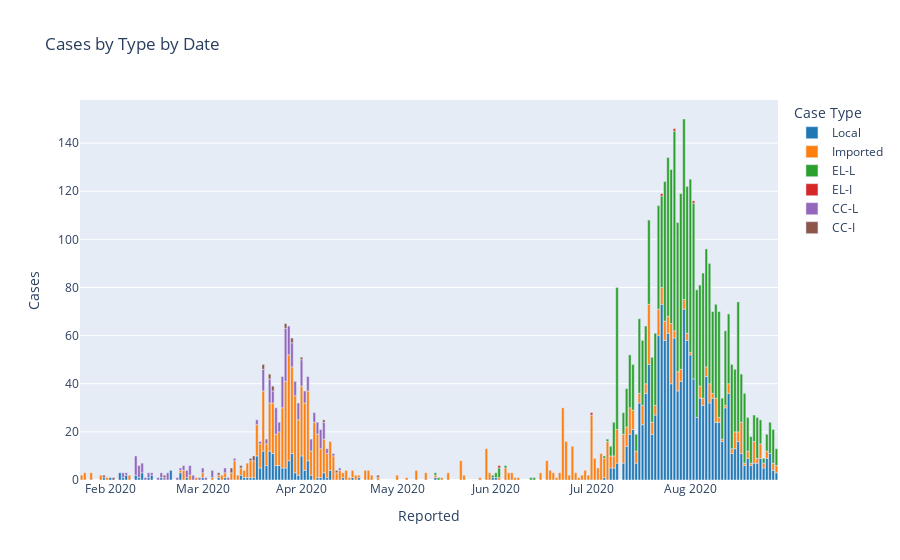

Source (notebook cell):
### Code cell
px.bar(progress.groupby(['Reported', 'Case Type']).size().unstack().iloc[:,::-1], 
       labels={'index': 'Date', 'value': 'Cases'},
       color_discrete_sequence=px.colors.qualitative.D3,
       title='Cases by Type by Date')

### Figure 1 — Plotly figure (JSON) as saved in the notebook; plotly's stock layout.template omitted (floating-point values rounded to 4 significant figures; data arrays with more than 128 entries replaced by an {"elided": "..."} marker saying what was removed)
{"data": [{"alignmentgroup": "True", "hovertemplate": "Case Type=Local<br>Reported=%{x}<br>Cases=%{y}<extra></extra>", "legendgroup": "Local", "marker": {"color": "#1F77B4"}, "name": "Local", "offsetgroup": "Local", "orientation": "v", "showlegend": true, "textposition": "auto", "type": "bar", "x": {"elided": "179 str values"}, "xaxis": "x", "y": {"elided": "179 int values"}, "yaxis": "y"}, {"alignmentgroup": "True", "hovertemplate": "Case Type=Imported<br>Reported=%{x}<br>Cases=%{y}<extra></extra>", "legendgroup": "Imported", "marker": {"color": "#FF7F0E"}, "name": "Imported", "offsetgroup": "Imported", "orientation": "v", "showlegend": true, "textposition": "auto", "type": "bar", "x": {"elided": "179 str values"}, "xaxis": "x", "y": {"elided": "179 int values"}, "yaxis": "y"}, {"alignmentgroup": "True", "hovertemplate": "Case Type=EL-L<br>Reported=%{x}<br>Cases=%{y}<extra></extra>", "legendgroup": "EL-L", "marker": {"color": "#2CA02C"}, "name": "EL-L", "offsetgroup": "EL-L", "orientation": "v", "showlegend": true, "textposition": "auto", "type": "bar", "x": {"elided": "179 str values"}, "xaxis": "x", "y": {"elided": "179 int values"}, "yaxis": "y"}, {"alignmentgroup": "True", "hovertemplate": "Case Type=EL-I<br>Reported=%{x}<br>Cases=%{y}<extra></extra>", "legendgroup": "EL-I", "marker": {"color": "#D62728"}, "name": "EL-I", "offsetgroup": "EL-I", "orientation": "v", "showlegend": true, "textposition": "auto", "type": "bar", "x": {"elided": "179 str values"}, "xaxis": "x", "y": {"elided": "179 int values"}, "yaxis": "y"}, {"alignmentgroup": "True", "hovertemplate": "Case Type=CC-L<br>Reported=%{x}<br>Cases=%{y}<extra></extra>", "legendgroup": "CC-L", "marker": {"color": "#9467BD"}, "name": "CC-L", "offsetgroup": "CC-L", "orientation": "v", "showlegend": true, "textposition": "auto", "type": "bar", "x": {"elided": "179 str values"}, "xaxis": "x", "y": {"elided": "179 int values"}, "yaxis": "y"}, {"alignmentgroup": "True", "hovertemplate": "Case Type=CC-I<br>Reported=%{x}<br>Cases=%{y}<extra></extra>", "legendgroup": "CC-I", "marker": {"color": "#8C564B"}, "name": "CC-I", "offsetgroup": "CC-I", "orientation": "v", "showlegend": true, "textposition": "auto", "type": "bar", "x": {"elided": "179 str values"}, "xaxis": "x", "y": {"elided": "179 int values"}, "yaxis": "y"}], "layout": {"autosize": true, "barmode": "relative", "legend": {"title": {"text": "Case Type"}, "tracegroupgap": 0}, "title": {"text": "Cases by Type by Date"}, "xaxis": {"anchor": "y", "autorange": true, "domain": [0, 1], "range": ["2020-01-22 12:00", "2020-08-28 12:00"], "title": {"text": "Reported"}, "type": "date"}, "yaxis": {"anchor": "x", "autorange": true, "domain": [0, 1], "range": [0, 157.9], "title": {"text": "Cases"}, "type": "linear"}}}
